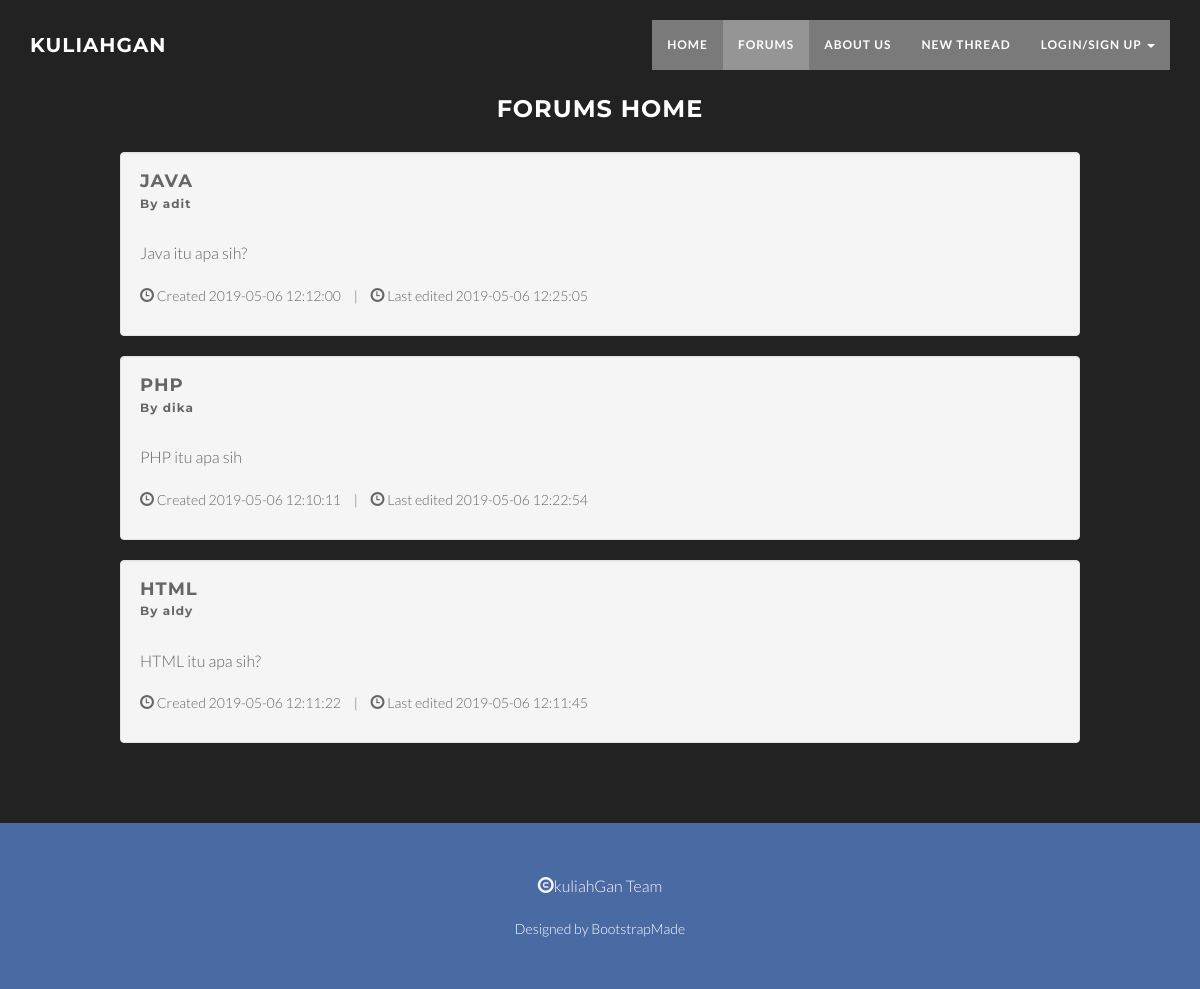
The app's page /home.php with its own data.
### tables this page shows
CREATE TABLE `thread` (
  `thread_id` int(10) unsigned NOT NULL AUTO_INCREMENT,
  `username` varchar(20) NOT NULL DEFAULT '',
  `title` varchar(50) NOT NULL DEFAULT '',
  `date_created` datetime NOT NULL,
  `date_last_edited` datetime NOT NULL,
  PRIMARY KEY (`thread_id`),
  KEY `fk_thread-creator` (`username`),
  CONSTRAINT `fk_thread-creator` FOREIGN KEY (`username`) REFERENCES `user` (`username`)
);

CREATE TABLE `post` (
  `id` int(10) unsigned NOT NULL AUTO_INCREMENT,
  `username` varchar(20) NOT NULL DEFAULT '',
  `thread_id` int(10) unsigned NOT NULL,
  `content` longtext NOT NULL,
  `date_created` datetime NOT NULL,
  `date_edited` datetime NOT NULL,
  PRIMARY KEY (`id`),
  KEY `fk_post-creator` (`username`),
  KEY `fk_thread-of-post` (`thread_id`),
  CONSTRAINT `fk_post-creator` FOREIGN KEY (`username`) REFERENCES `user` (`username`),
  CONSTRAINT `fk_thread-of-post` FOREIGN KEY (`thread_id`) REFERENCES `thread` (`thread_id`)
);

### home.php (the view, shortened to what this page needs)
<?php include "connect.php";
$q=mysqli_query($mysqli,"SELECT * FROM thread ORDER BY date_last_edited DESC");
?>
<!DOCTYPE html>
<html lang="en">
<head>
    <link href="css/bootstrap.min.css" rel="stylesheet" type="text/css">
    <link href="font-awesome/css/font-awesome.min.css" rel="stylesheet" type="text/css">
    <link href="css/animate.css" rel="stylesheet">
    <link href="css/style.css" rel="stylesheet">
    <link href="css/global.css" rel="stylesheet">
    <link href="css/home.css" rel="stylesheet">
    <link href="color/default.css" rel="stylesheet">
</head>
<body id="page-top" data-spy="scroll" data-target=".navbar-custom">
    <nav class="navbar navbar-custom navbar-fixed-top" role="navigation">
        <div class="container">
            <div class="navbar-header page-scroll">
                <a class="navbar-brand" href="index.php">
                    <h1>kuliahGan</h1>
                </a>
            </div>
            <div class="collapse navbar-collapse navbar-right navbar-main-collapse">
                <ul class="nav navbar-nav">
                    <li><a href="Index_loggedin.php">Home</a></li>
                    <li class="active"><a href="home.php">Forums</a></li>
                    <li><a href="about_us.php">About Us</a></li>
                    <li><a href="login.php">New Thread</a></li>
                    <li class="dropdown">
                        <a href="#" class="dropdown-toggle" data-toggle="dropdown">Login/Sign Up <b
                                class="caret"></b></a>
                    </li>
                </ul>
            </div>
        </div>
    </nav>
    <link rel="stylesheet" href="http://cdnjs.cloudflare.com/ajax/libs/font-awesome/4.1.0/css/font-awesome.min.css" />
    <section id="latest" class="latest">
        <div class="latest-threads">
            <h3>Forums Home</h3>
        </div>
        <div class="thread-container">
            <?php
            while($hasil=mysqli_fetch_assoc($q)){
            $q2=mysqli_query($mysqli,"SELECT * FROM post WHERE thread_id=$hasil[thread_id] LIMIT 1");
            $post=mysqli_fetch_assoc($q2);
            $get=$hasil['thread_id'];
            echo "<div class='well'>
                    <div class='media'>
                        <div class='media-body'>
                            <h4 class='media-heading'><a class='links' id='get' href='thread.php?thread=$get'>$hasil[title]</a></h4>
                            <h6 class='user-thread'>By $hasil[username]</h6>
                            <p class='text-justify'>$post[content]</p>
                            <ul class='list-inline list-unstyled'>
                                <li><span><i class='glyphicon glyphicon-time'></i> Created $hasil[date_created]</span></li>
                                <li>|</li>
                                <li><span><i class='glyphicon glyphicon-time'></i> Last edited $hasil[date_last_edited] </span></li>
                            </ul>
                        </div>
                    </div>
                </div>";}?>
        </div>
        <footer>
            <div class="container">
                <div class="row">
                    <div class="col-md-12 col-lg-12">
                        <div class="credits">
                            <p><span class="glyphicon glyphicon-copyright-mark"></span>kuliahGan Team</p>
                            Designed by <a href="https://bootstrapmade.com/">BootstrapMade</a>
                        </div>
                    </div>
                </div>
            </div>
        </footer>
    </section>
</body>
</html>

### css/style.css (style rules this page uses)
body { width: 100%; height: 100%; font-family: 'Lato', sans-serif; font-weight: 300; color: #666; background-color: #222222; align-items: }
html { width: 100%; height: 100%; }
h1, h2, h3, h4, h5, h6 { margin: 0 0 30px; text-transform: uppercase; font-family: Montserrat, sans-serif; font-weight: 700; letter-spacing: 1px; }
p { margin: 0 0 20px; font-size: 16px; line-height: 1.6em; }
a { color: #28c3ab; -webkit-transition: all .2s ease-in-out; -moz-transition: all .2s ease-in-out; transition: all .2s ease-in-out; }
.latest-threads { text-align: center; padding-top: 8%; color: #fff }
.navbar { margin-bottom: 0; border-bottom: 1px solid rgba(255, 255, 255, .3); }
.navbar-brand { font-weight: 700; }
.navbar-brand { height: 40px; padding: 5px 15px; font-size: 18px; line-height: 1em; }
.navbar-brand h1 { color: #fff; font-size: 20px; line-height: 40px; }
.nav.navbar-nav { background-color: rgba(255, 255, 255, .4); }
.navbar-custom ul.nav li a { font-size: 12px; letter-spacing: 1px; color: white; text-transform: uppercase; font-weight: 700; }
.navbar-custom .nav li a { -webkit-transition: background .3s ease-in-out; -moz-transition: background .3s ease-in-out; transition: background .3s ease-in-out; }
.navbar-custom .nav li a:hover, .navbar-custom .nav li a:focus, .navbar-custom .nav li.active { outline: 0; background-color: rgba(255, 255, 255, .2); }
footer { text-align: center; padding: 50px 0; }
footer p { color: #f8f8f8; }
.credits, .credits a { color: #fff; }
@media (min-width:767px) { .navbar { padding: 20px 0; border-bottom: 0; letter-spacing: 1px; background: 0 0; -webkit-transition: background .5s ease-in-out, padding .5s ease-in-out; -moz-transition: background .5s ease-in-out, padding .5s ease-in-out; transition: background .5s ease-in-out, padding .5s ease-in-out; } }

### css/global.css (style rules this page uses)
.thread-container { padding-left: 10%; padding-right: 10%; padding-bottom: 5%; }

### css/home.css (style rules this page uses)
.thread-container { padding-left: 10%; padding-right: 10%; padding-bottom: 5%; }
.user-thread { text-transform: unset; }

### color/default.css (style rules this page uses)
a,.tp-caption a.btn:hover { color: #4a6aa4; }
footer { background-color: #4a6aa4; }
.links { color: #666666; }

### records on screen
thread: title "JAVA", username "adit", post.content "Java itu apa sih?", date_created "2019-05-06 12:12:00", date_last_edited "2019-05-06 12:25:05"
thread: title "PHP", username "dika", post.content "PHP itu apa sih", date_created "2019-05-06 12:10:11", date_last_edited "2019-05-06 12:22:54"
thread: title "HTML", username "aldy", post.content "HTML itu apa sih?", date_created "2019-05-06 12:11:22", date_last_edited "2019-05-06 12:11:45"
